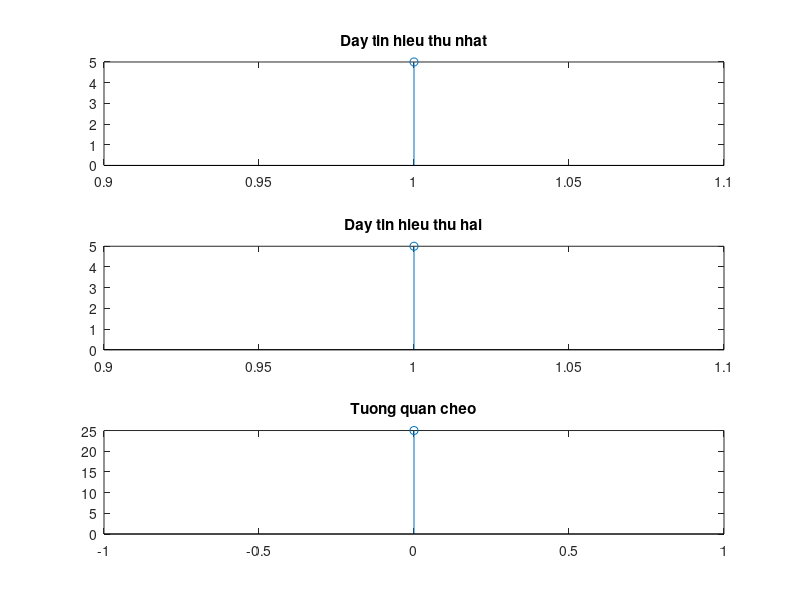

Reproduce this figure in MATLAB.
clf;
x = input('Nhap day tin hieu thu nhat: ');
y = input('Nhap day tin hieu thu hai: ');

rxy = conv(x,wrev(y));
n = (-(length(x)-1)):(length(y)-1);

subplot(311);
stem(x);
title('Day tin hieu thu nhat');
subplot(312);
stem(y);
title('Day tin hieu thu hai');
subplot(313);
stem(n,rxy)
title('Tuong quan cheo');
